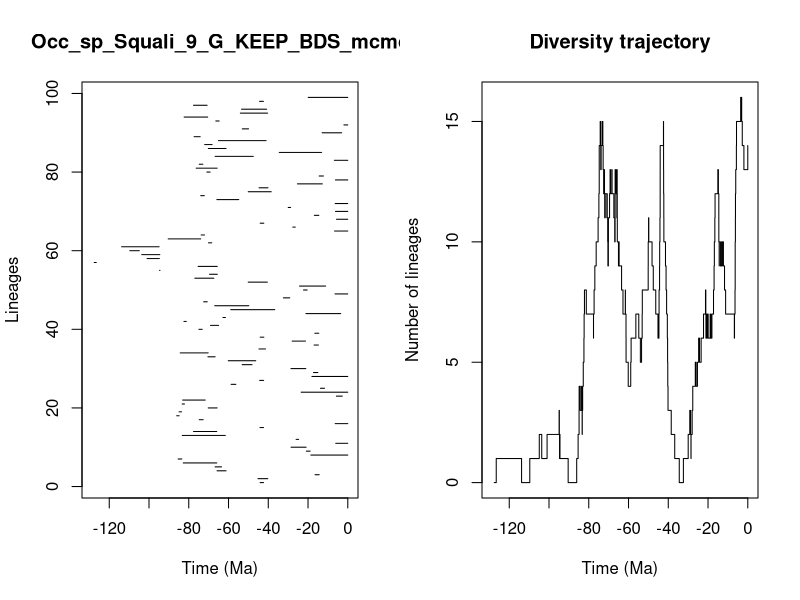

The R source for this figure:


pdf(file='../Results/Species/5_MA_bins_EXT_EP_FT/pyrate_mcmc_logs/Occ_sp_Squali_9_G_KEEP_BDS_mcmc_LTT.pdf',width=0.6*20, height=0.6*10)
title = "Occ_sp_Squali_9_G_KEEP_BDS_mcmc"
ts=c(44.08161625520276, 45.17514407530445,16.46276203134353,65.76079596552603,66.75044669520548,82.76408021662643,85.35457463603477,18.582358707780223,20.836553330039017,28.536898146309188,6.054725485490647,25.988705380368486,83.26386237172146,77.60823096615823,44.17944114849521,6.336342889264084,74.7383210706605,86.06846194051619,84.86925574703224,70.21402936788975,83.33202677777795,83.07208390991502,5.730795229321149,23.460470776545165,13.75525782205937,58.693853589413045,44.3248145895434,18.039931259978854,17.23892788703824,28.583706499921675,53.13447411023851,60.14264161250379,70.36929009353118,84.29186377865099,44.69211238869109,16.950015342180134,27.98203332108234,44.077915651169995,16.56949804974928,74.90811534044062,69.07884677226373,82.42681715468235,62.78414782918353,21.047177257767995,58.88595092965841,66.93644790914057,72.50241153660693,32.38715634794427,6.419152888878974,22.26569180621583,24.279094608405085,50.10451236155121,76.94443403681537,69.53135472984903,94.69659555169048,75.29454186039037,127.56498828689612,100.96895702728912,103.65909185519655,109.66696671242136,113.80157928226419,70.1058899777718,90.36188715256677,73.76537259711405,6.676615981623966,27.675587232695456,44.065918402808286,5.669922499760621,16.816618709669484,6.193393392309455,29.97672715681805,6.3394978881959245,65.86592199775585,73.97100051499915,50.083867765042584,44.62475161029133,25.324964274666463,6.228168976022618,14.39256308126957,70.89749309472295,76.2630918717843,74.73236205653137,6.761325825075008,66.74388436382388,34.46920270641342,70.13845799024963,71.98184168912186,65.05634333161173,77.31297708250906,12.905110462563105,53.061159979328586,1.9498181376822965,66.39245651464046,82.3332655582921,54.03618609810328,53.4384997204557,77.61390981035046,44.37607713901983,19.925617871016332)
te=c(42.365014136068226, 40.247647975372004,14.371629337583016,61.22908312823712,63.48839405980659,65.91084698301388,83.47708135708031,0.0,18.93271360749179,20.959006683496856,0.0,24.723683905555635,61.61267116729287,65.90923506996552,42.37540874549035,0.0,72.76354542968502,84.83735672405876,83.61344385710586,65.7245390019601,82.16244793636118,71.71689248170114,2.7691206080810176,0.0,11.69866389643902,56.30389534034634,42.32773312347993,0.0,15.063586659899988,21.114045590939057,48.15734777636907,46.29575450443255,66.73419788475312,70.24668590874734,41.402484933056996,14.778630350047703,21.270300037761878,42.213265199436485,14.570095974198326,73.22563079072026,64.99001608033838,81.2353926901469,61.559101542251696,3.575840342410513,36.75230505185446,49.79664916118121,70.7052839944729,29.1782657435842,0.0,20.417200749401655,11.14527618942743,40.468023899969275,67.37360566162066,65.6360079988911,94.47939733393454,65.66713639912459,126.5441270749796,94.79763133186113,94.55380789710267,104.89282897263742,94.91785177692404,68.42135726321985,73.98349178050728,72.08308277188678,0.0,26.401666226497156,42.2427762840129,0.0,14.564286268685168,0.0,28.765435643935717,0.0,54.83423228621372,72.15712743115195,38.508107590322425,40.125202193757055,12.791370029637589,0.0,12.25522157922132,69.27046011717502,65.70001474759073,72.91104360285705,0.0,47.541702931676014,13.183507090742737,61.25799511515062,68.26531629470766,41.104561884658146,74.24586624101009,3.0650107670380256,49.915074676644835,0.0,64.71849683260393,70.46612172006479,40.336660897805615,40.83610329730514,70.74769815178686,42.41987426937777,0.0)
div_traj=c(0, 1,0,1,2,1,2,3,2,1,2,1,0,1,2,3,4,3,4,3,2,3,4,5,6,7,8,7,6,7,8,9,10,11,12,13,14,15,14,13,14,15,14,13,12,13,12,11,12,11,12,11,10,9,10,9,10,11,12,13,12,13,12,11,10,11,12,13,12,13,12,11,12,13,12,11,10,9,10,9,8,7,8,7,6,5,4,5,6,7,6,5,6,7,8,9,10,11,10,9,8,7,6,7,8,9,10,11,12,13,14,15,14,13,12,11,10,9,8,7,6,5,4,3,2,1,0,1,2,3,2,1,2,3,4,5,4,5,6,5,6,7,8,7,6,7,6,7,6,7,6,7,8,9,10,11,12,13,12,11,10,9,10,9,10,9,10,9,8,7,6,7,8,9,10,11,12,13,14,15,16,15,14,13,14)
time_events=c(127.56498828689612, 126.5441270749796,113.80157928226419,109.66696671242136,104.89282897263742,103.65909185519655,100.96895702728912,94.91785177692404,94.79763133186113,94.69659555169048,94.55380789710267,94.47939733393454,90.36188715256677,86.06846194051619,85.35457463603477,84.86925574703224,84.83735672405876,84.29186377865099,83.61344385710586,83.47708135708031,83.33202677777795,83.26386237172146,83.07208390991502,82.76408021662643,82.42681715468235,82.3332655582921,82.16244793636118,81.2353926901469,77.61390981035046,77.60823096615823,77.31297708250906,76.94443403681537,76.2630918717843,75.29454186039037,74.90811534044062,74.7383210706605,74.73236205653137,74.24586624101009,73.98349178050728,73.97100051499915,73.76537259711405,73.22563079072026,72.91104360285705,72.76354542968502,72.50241153660693,72.15712743115195,72.08308277188678,71.98184168912186,71.71689248170114,70.89749309472295,70.74769815178686,70.7052839944729,70.46612172006479,70.36929009353118,70.24668590874734,70.21402936788975,70.13845799024963,70.1058899777718,69.53135472984903,69.27046011717502,69.07884677226373,68.42135726321985,68.26531629470766,67.37360566162066,66.93644790914057,66.75044669520548,66.74388436382388,66.73419788475312,66.39245651464046,65.91084698301388,65.90923506996552,65.86592199775585,65.76079596552603,65.7245390019601,65.70001474759073,65.66713639912459,65.6360079988911,65.05634333161173,64.99001608033838,64.71849683260393,63.48839405980659,62.78414782918353,61.61267116729287,61.559101542251696,61.25799511515062,61.22908312823712,60.14264161250379,58.88595092965841,58.693853589413045,56.30389534034634,54.83423228621372,54.03618609810328,53.4384997204557,53.13447411023851,53.061159979328586,50.10451236155121,50.083867765042584,49.915074676644835,49.79664916118121,48.15734777636907,47.541702931676014,46.29575450443255,45.17514407530445,44.69211238869109,44.62475161029133,44.37607713901983,44.3248145895434,44.17944114849521,44.08161625520276,44.077915651169995,44.065918402808286,42.41987426937777,42.37540874549035,42.365014136068226,42.32773312347993,42.2427762840129,42.213265199436485,41.402484933056996,41.104561884658146,40.83610329730514,40.468023899969275,40.336660897805615,40.247647975372004,40.125202193757055,38.508107590322425,36.75230505185446,34.46920270641342,32.38715634794427,29.97672715681805,29.1782657435842,28.765435643935717,28.583706499921675,28.536898146309188,27.98203332108234,27.675587232695456,26.401666226497156,25.988705380368486,25.324964274666463,24.723683905555635,24.279094608405085,23.460470776545165,22.26569180621583,21.270300037761878,21.114045590939057,21.047177257767995,20.959006683496856,20.836553330039017,20.417200749401655,19.925617871016332,18.93271360749179,18.582358707780223,18.039931259978854,17.23892788703824,16.950015342180134,16.816618709669484,16.56949804974928,16.46276203134353,15.063586659899988,14.778630350047703,14.570095974198326,14.564286268685168,14.39256308126957,14.371629337583016,13.75525782205937,13.183507090742737,12.905110462563105,12.791370029637589,12.25522157922132,11.69866389643902,11.14527618942743,6.761325825075008,6.676615981623966,6.419152888878974,6.3394978881959245,6.336342889264084,6.228168976022618,6.193393392309455,6.054725485490647,5.730795229321149,5.669922499760621,3.575840342410513,3.0650107670380256,2.7691206080810176,1.9498181376822965,0.0)
                par(mfrow=c(1,2))
                L = length(ts)
                plot(ts, 1:L , xlim=c(-max(ts)-1,0), pch=20, type="n", main=title,xlab="Time (Ma)",ylab="Lineages")
                for (i in 1:L){segments(x0=-te[i],y0=i,x1=-ts[i],y1=i)}    
                t = -time_events
                plot(div_traj ~ t,type="s", main = "Diversity trajectory",xlab="Time (Ma)",ylab="Number of lineages",xlim=c(-max(ts)-1,0))
                abline(v=c(65,200,251,367,445),lty=2,col="gray")
                